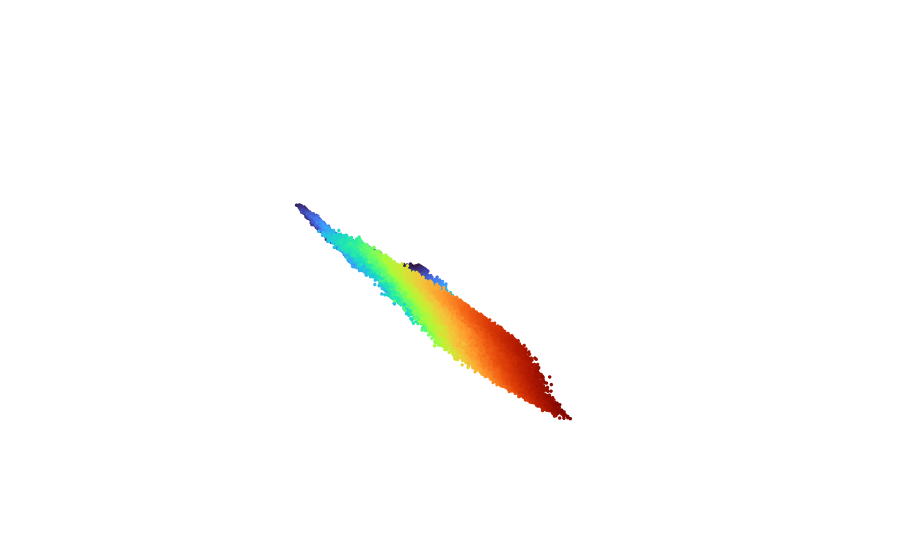

The code cell stored with this chart in its notebook:
### Code cell
import numpy as np

import plotly.graph_objects as go
from plotly.subplots import make_subplots




#Define subplots of 1 row and two columns. In the subplot (1,1) draw the surface of equation z=f(x,y) and the cutting plane
#perpendicular on the plane z=0, while in (1,2) the resulted curve.

fig = make_subplots(
     rows=1, cols=1,
     specs=[[{"type": "scene"}]])
#


#sub_df = new_df[(new_df.t==130)]
fig.add_trace(go.Scatter3d(x=df.kmeans_error.values,
                          y=df.gain_mean.values,
                          z=df.pca_error.values,
                              mode='markers',

                        marker=dict(
                            color=df.gain_mean.values,
                            colorscale = "turbo",
                            size=2,
                            opacity=1,


                        )), row=1, col=1)
#


fig.update_layout( scene = dict(xaxis = dict(showgrid = False,showticklabels = False),
                                   yaxis = dict(showgrid = False,showticklabels = False),
                                   zaxis = dict(showgrid = False,showticklabels = False),

             ))
fig.update_scenes(xaxis_visible=False, yaxis_visible=False,zaxis_visible=False )

### Figure 1 — Plotly figure (JSON) as saved in the notebook; plotly's stock layout.template omitted (floating-point values rounded to 4 significant figures; data arrays with more than 128 entries replaced by an {"elided": "..."} marker saying what was removed)
{"data": [{"marker": {"color": {"elided": "22710 float values"}, "colorscale": [[0.0, "#30123b"], [0.07143, "#4145ab"], [0.1429, "#4675ed"], [0.2143, "#39a2fc"], [0.2857, "#1bcfd4"], [0.3571, "#24eca6"], [0.4286, "#61fc6c"], [0.5, "#a4fc3b"], [0.5714, "#d1e834"], [0.6429, "#f3c63a"], [0.7143, "#fe9b2d"], [0.7857, "#f36315"], [0.8571, "#d93806"], [0.9286, "#b11901"], [1.0, "#7a0402"]], "opacity": 1, "size": 2}, "mode": "markers", "x": {"elided": "22710 float values"}, "y": {"elided": "22710 float values"}, "z": {"elided": "22710 float values"}, "type": "scatter3d", "scene": "scene"}], "layout": {"scene": {"domain": {"x": [0.0, 1.0], "y": [0.0, 1.0]}, "xaxis": {"showgrid": false, "showticklabels": false, "visible": false}, "yaxis": {"showgrid": false, "showticklabels": false, "visible": false}, "zaxis": {"showgrid": false, "showticklabels": false, "visible": false}}}}
